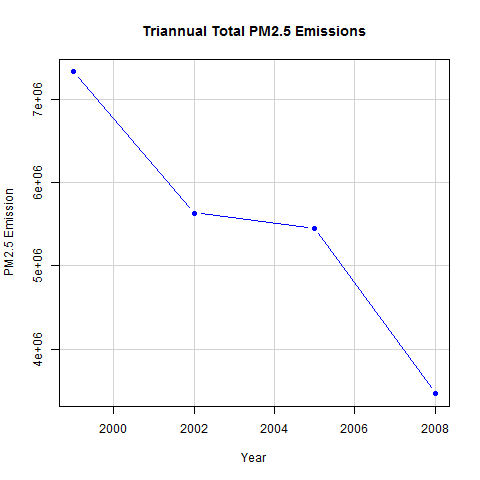

Write the R code that produced this figure.
#Have total emissions from PM2.5 decreased in the United States from 1999 to 2008? 
#Using the base plotting system, make a plot showing the total PM2.5 emission from 
#all sources for each of the years 1999, 2002, 2005, and 2008.

#Gather necessary data and aggregate the Emissions of each corresponding year
agy <- aggregate(Emissions ~ year, NEI, sum)

#Plot 
png("plot1.png")

plot(agy, xlab = "Year", ylab = "PM2.5 Emission", 
     main = "Triannual Total PM2.5 Emissions",
     type = "b", col = "blue", pch = 19, lwd = 1, lty = 1,
     panel.first = grid(lty = 7))

dev.off()
